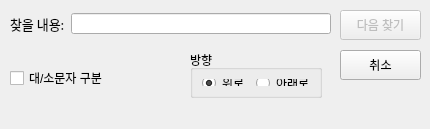
<?xml version="1.0" encoding="UTF-8"?>
<ui version="4.0">
 <class>Dialog</class>
 <widget class="QDialog" name="Dialog">
  <property name="geometry">
   <rect>
    <x>0</x>
    <y>0</y>
    <width>430</width>
    <height>129</height>
   </rect>
  </property>
  <property name="windowTitle">
   <string>찾기</string>
  </property>
  <widget class="QPushButton" name="btn_findNext">
   <property name="enabled">
    <bool>false</bool>
   </property>
   <property name="geometry">
    <rect>
     <x>340</x>
     <y>10</y>
     <width>81</width>
     <height>30</height>
    </rect>
   </property>
   <property name="sizePolicy">
    <sizepolicy hsizetype="Minimum" vsizetype="Fixed">
     <horstretch>0</horstretch>
     <verstretch>0</verstretch>
    </sizepolicy>
   </property>
   <property name="text">
    <string>다음 찾기</string>
   </property>
  </widget>
  <widget class="QPushButton" name="btn_cancle">
   <property name="geometry">
    <rect>
     <x>340</x>
     <y>50</y>
     <width>81</width>
     <height>30</height>
    </rect>
   </property>
   <property name="sizePolicy">
    <sizepolicy hsizetype="Minimum" vsizetype="Fixed">
     <horstretch>0</horstretch>
     <verstretch>0</verstretch>
    </sizepolicy>
   </property>
   <property name="focusPolicy">
    <enum>Qt::NoFocus</enum>
   </property>
   <property name="text">
    <string>취소</string>
   </property>
  </widget>
  <widget class="QWidget" name="formLayoutWidget">
   <property name="geometry">
    <rect>
     <x>10</x>
     <y>10</y>
     <width>321</width>
     <height>27</height>
    </rect>
   </property>
   <layout class="QFormLayout" name="formLayout">
    <property name="leftMargin">
     <number>0</number>
    </property>
    <property name="topMargin">
     <number>3</number>
    </property>
    <property name="rightMargin">
     <number>0</number>
    </property>
    <property name="bottomMargin">
     <number>3</number>
    </property>
    <item row="0" column="0">
     <widget class="QLabel" name="lbl_find">
      <property name="font">
       <font>
        <family>나눔고딕</family>
        <pointsize>10</pointsize>
       </font>
      </property>
      <property name="text">
       <string>찾을 내용:</string>
      </property>
      <property name="alignment">
       <set>Qt::AlignLeading|Qt::AlignLeft|Qt::AlignVCenter</set>
      </property>
     </widget>
    </item>
    <item row="0" column="1">
     <widget class="QLineEdit" name="LineEdit">
      <property name="sizePolicy">
       <sizepolicy hsizetype="Expanding" vsizetype="Preferred">
        <horstretch>0</horstretch>
        <verstretch>0</verstretch>
       </sizepolicy>
      </property>
      <property name="font">
       <font>
        <family>나눔고딕</family>
        <pointsize>10</pointsize>
       </font>
      </property>
      <property name="focusPolicy">
       <enum>Qt::StrongFocus</enum>
      </property>
      <property name="layoutDirection">
       <enum>Qt::LeftToRight</enum>
      </property>
      <property name="alignment">
       <set>Qt::AlignLeading|Qt::AlignLeft|Qt::AlignVCenter</set>
      </property>
     </widget>
    </item>
   </layout>
  </widget>
  <widget class="QGroupBox" name="groupBox">
   <property name="geometry">
    <rect>
     <x>190</x>
     <y>50</y>
     <width>132</width>
     <height>48</height>
    </rect>
   </property>
   <property name="title">
    <string>방향</string>
   </property>
   <layout class="QHBoxLayout" name="horizontalLayout">
    <item>
     <widget class="QRadioButton" name="rdo_up">
      <property name="text">
       <string>위로</string>
      </property>
      <property name="checked">
       <bool>true</bool>
      </property>
     </widget>
    </item>
    <item>
     <widget class="QRadioButton" name="rdo_down">
      <property name="text">
       <string>아래로</string>
      </property>
      <property name="checked">
       <bool>false</bool>
      </property>
     </widget>
    </item>
   </layout>
  </widget>
  <widget class="QCheckBox" name="chkbx_caseSensitive">
   <property name="geometry">
    <rect>
     <x>10</x>
     <y>70</y>
     <width>111</width>
     <height>16</height>
    </rect>
   </property>
   <property name="sizePolicy">
    <sizepolicy hsizetype="Preferred" vsizetype="Fixed">
     <horstretch>0</horstretch>
     <verstretch>0</verstretch>
    </sizepolicy>
   </property>
   <property name="text">
    <string>대/소문자 구분</string>
   </property>
  </widget>
 </widget>
 <resources/>
 <connections/>
</ui>
